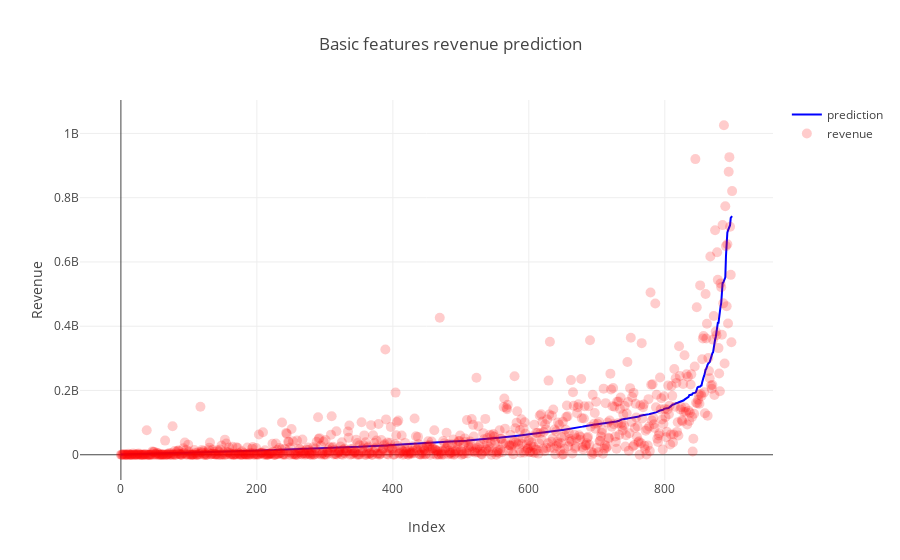

The cell this chart's notebook holds for it:
### Code cell
trace0=go.Scatter(
        y=df_final_pred.prediction,
        x=df_final_pred.index,
        name="prediction",
        mode='lines',
        marker=dict(
        color="blue",
        size=10,
        opacity=0.2
        )
    )



trace1=go.Scatter(
        y=df_final_pred.revenue,
        x=df_final_pred.index,
        name="revenue",
        mode='markers',
        marker=dict(
        color="red",
        size=10,
        opacity=0.2,
    
        )
    )



data=[trace0, trace1]
figure=go.Figure(
    data=data,
    layout=go.Layout(
            title="Basic features revenue prediction",
        xaxis=dict(title="Index"),
        yaxis=dict(title="Revenue"),
    
    ))
iplot(figure)

### Figure 1 — Plotly figure (JSON) as saved in the notebook; plotly's stock layout.template omitted (floating-point values rounded to 4 significant figures; data arrays with more than 128 entries replaced by an {"elided": "..."} marker saying what was removed)
{"data": [{"marker": {"color": "blue", "opacity": 0.2, "size": 10}, "mode": "lines", "name": "prediction", "type": "scatter", "uid": "5798d711-39fa-4bba-9363-dfac32f5e0b0", "x": {"elided": "900 int values"}, "y": {"elided": "900 float values"}}, {"marker": {"color": "red", "opacity": 0.2, "size": 10}, "mode": "markers", "name": "revenue", "type": "scatter", "uid": "b225695b-e3c4-4be1-b3a5-421b9d8c686c", "x": {"elided": "900 int values"}, "y": {"elided": "900 int values"}}], "layout": {"title": {"text": "Basic features revenue prediction"}, "xaxis": {"title": {"text": "Index"}}, "yaxis": {"title": {"text": "Revenue"}}}}
